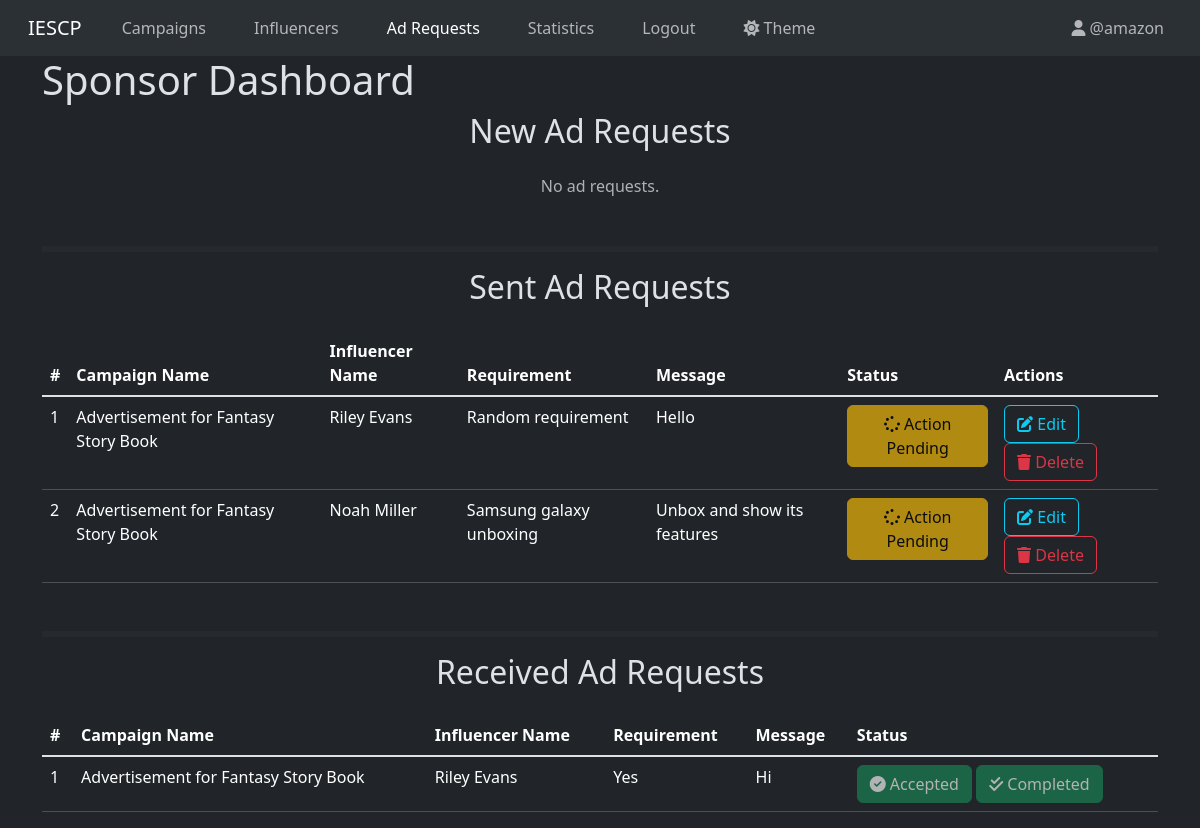
The app's page /sponsor/dashboard/ad_requests (signed in) with its own data.
### models.py (models this page shows)
class User(db.Model, UserMixin):
  __tablename__ = "user"
  id = db.Column(db.Integer, primary_key=True)
  name = db.Column(db.String(50), nullable=False)
  username = db.Column(db.String(50), nullable=False, unique=True)
  password_hash = db.Column(db.String(256), nullable=False)
  user_type = db.Column(db.Enum('influencer', 'sponsor', 'admin'), nullable=False)
  flagged = db.Column(db.Boolean, nullable=False, default=False)
  theme = db.Column(db.Enum('light', 'dark'), nullable=False, default='light')
  category = db.Column(db.String(50), nullable=True)
  niche = db.Column(db.String(50), nullable=True)
  follower_count = db.Column(db.Integer, nullable=True)
  platforms = db.Column(db.String(150), nullable=True)
  industry = db.Column(db.String(50), nullable=True)
  budget = db.Column(db.Integer, nullable=True)

class Campaign(db.Model):
  __tablename__ = "campaign"
  id = db.Column(db.Integer, primary_key=True)
  sponsor_id = db.Column(db.Integer, db.ForeignKey('user.id'), nullable=False)
  name = db.Column(db.String(50), nullable=False)
  description = db.Column(db.String(256), nullable=False)
  start_date = db.Column(db.DateTime, nullable=False)
  end_date = db.Column(db.DateTime, nullable=False)
  progress = db.Column(db.Integer, nullable=False, default=0)
  budget = db.Column(db.Integer, nullable=False)
  visibility = db.Column(db.Enum('public', 'private'), nullable=False)
  goals = db.Column(db.String(256), nullable=False)
  flagged = db.Column(db.Boolean, nullable=False, default=False)
  sponsor = db.relationship('User', backref=db.backref('campaigns', lazy=True))
  ad_requests = db.relationship('Ad_Request', backref='campaign', cascade='all, delete-orphan')

class Ad_Request(db.Model):
  __tablename__ = "ad_request"
  id = db.Column(db.Integer, primary_key=True)
  campaign_id = db.Column(db.Integer, db.ForeignKey('campaign.id'), nullable=False)
  influencer_id = db.Column(db.Integer, db.ForeignKey('user.id'), nullable=True)
  messages = db.Column(db.String(256), nullable=False)
  requirements = db.Column(db.String(256), nullable=False)
  payment_amount = db.Column(db.Integer, nullable=False)
  completed = db.Column(db.Boolean, nullable=False, default=False)
  requested_by = db.Column(db.Enum('influencer', 'sponsor'), nullable=False)
  status = db.Column(db.Enum('pending', 'accepted', 'rejected'), nullable=False, default='pending')
  influencer = db.relationship('User', foreign_keys=[influencer_id], backref=db.backref('ad_requests', lazy=True))

### controllers.py (the view)
@app.route("/sponsor/dashboard/ad_requests", methods=["GET", "POST"])
@login_required
@sponsor_required
def sponsor_dashboard_adrequests():
    campaigns = Campaign.query.filter_by(sponsor_id=current_user.id).all()
    new_adrequests = {}
    sent_adrequests = {}
    received_adrequests = {}
    for campaign in campaigns:
        ad_requests = Ad_Request.query.filter_by(campaign_id=campaign.id).all()
        campaign_name = campaign.name
        for ad_request in ad_requests:
            influencer = User.query.get(ad_request.influencer_id)
            influencer_name = influencer.name
            if ad_request.requested_by == "influencer":
                if ad_request.status == "pending":
                    new_adrequests[ad_request.id] = [ad_request, campaign_name, influencer_name]
                else:
                    received_adrequests[ad_request.id] = [ad_request, campaign_name, influencer_name]
            else:
                sent_adrequests[ad_request.id] = [ad_request, campaign_name, influencer_name]
    return render_template("sponsor/ad_requests.html", user=current_user, new_adrequests=new_adrequests, sent_adrequests=sent_adrequests, received_adrequests=received_adrequests)

### controllers.py (called while the page is built)
def sponsor_required(func):
    @wraps(func)
    def wrapper(*args, **kwargs):
        if current_user.user_type != "sponsor":
            flash("You do not have permission to access this page.", category="danger")
            if current_user.user_type == "admin":
                return redirect(url_for("admin_dashboard"))
            elif current_user.user_type == "influencer":
                return redirect(url_for("influencer_dashboard"))
        return func(*args, **kwargs)
    return wrapper

@login_manager.user_loader
def load_user(user_id):
    return User.query.get(int(user_id))

### templates/sponsor/ad_requests.html (shortened to what this page needs)
{% extends "base.html" %}
{% block content %}
  <h1>Sponsor Dashboard</h1>
  <h2 class="h2 text-center">New Ad Requests</h2>
  {% if new_adrequests | length == 0 %}
    <p class="text-sm text-muted text-center mt-4">No ad requests.</p>
  {% endif %}
  <hr class="border border-3 border-dark-subtle mt-5">
  <h2 class="h2 text-center">Sent Ad Requests</h2>
  {% if sent_adrequests | length == 0 %}
    <p class="text-sm text-muted text-center mt-4">No ads.</p>
  {% else %}
    <table class="table table-hover mt-4">
      <thead>
        <th scope="col">#</th>
        <th scope="col">Campaign Name</th>
        <th scope="col">Influencer Name</th>
        <th scope="col">Requirement</th>
        <th scope="col">Message</th>
        <th scope="col">Status</th>
        <th scope="col">Actions</th>
      </thead>
      <tbody class="table-group-divider">
        {% for ad in sent_adrequests %}
        <tr>
          <td>{{ loop.index }}</td>
          <td>{{ sent_adrequests[ad][1] }}</td>
          <td>{{ sent_adrequests[ad][2] }}</td>
          <td>{{ sent_adrequests[ad][0].requirements }}</td>
          <td>{{ sent_adrequests[ad][0].messages }}</td>
          <td>
            {% if sent_adrequests[ad][0].status == "pending" %}
              <button class="btn btn-warning" disabled><i class="fa-solid fa-spinner"></i> Action Pending</button>
            {% elif sent_adrequests[ad][0].status == "rejected" %}
              <button class="btn btn-danger" disabled><i class="fa-solid fa-ban"></i> Rejected</button>
            {% endif %}
          </td>
          <td>
            {% if sent_adrequests[ad][0].status == "pending" %}
            <a href="{{url_for("sponsor_edit_adrequest", adrequest_id=sent_adrequests[ad][0].id)}}" class="btn btn-outline-info"><i class="fa-solid fa-pen-to-square"></i> Edit</a>
            {% endif %}
            <a href="{{url_for("sponsor_delete_adrequest", adrequest_id=sent_adrequests[ad][0].id)}}" class="btn btn-outline-danger"><i class="fa-solid fa-trash"></i> Delete</a>
          </td>
        </tr>
        {% endfor %}
      </tbody>
    </table>
  {% endif %}
  <hr class="border border-3 border-dark-subtle mt-5">
  <h2 class="h2 text-center">Received Ad Requests</h2>
  {% if received_adrequests | length == 0 %}
    <p class="text-sm text-muted text-center mt-4">No ads.</p>
  {% else %}
    <table class="table table-hover mt-4">
      <thead>
        <th scope="col">#</th>
        <th scope="col">Campaign Name</th>
        <th scope="col">Influencer Name</th>
        <th scope="col">Requirement</th>
        <th scope="col">Message</th>
        <th scope="col">Status</th>
      </thead>
      <tbody class="table-group-divider">
        {% for ad in received_adrequests %}
        <tr>
          <td>{{ loop.index }}</td>
          <td>{{ received_adrequests[ad][1] }}</td>
          <td>{{ received_adrequests[ad][2] }}</td>
          <td>{{ received_adrequests[ad][0].requirements }}</td>
          <td>{{ received_adrequests[ad][0].messages }}</td>
          <td>
            {% if received_adrequests[ad][0].status == "pending" %}
              <button class="btn btn-warning" disabled><i class="fa-solid fa-spinner"></i> Action Pending</button>
            {% elif received_adrequests[ad][0].status == "accepted" %}
              <button class="btn btn-success" disabled><i class="fa-solid fa-circle-check"></i> Accepted</button>
              {% if received_adrequests[ad][0].completed %}
                <button class="btn btn-success" disabled><i class="fa-solid fa-check-double"></i> Completed</button>
              {% else %}
                <button class="btn btn-warning" disabled><i class="fa-solid fa-hourglass-half"></i> Working</button>
              {% endif %}
              {% elif received_adrequests[ad][0].status == "rejected" %}
              <button class="btn btn-danger" disabled><i class="fa-solid fa-ban"></i> Rejected</button>
            {% endif %}
          </td>
        </tr>
        {% endfor %}
      </tbody>
    </table>
  {% endif %}
{% endblock %}

### templates/navbar.html (shortened to what this page needs)
<nav class="navbar navbar-expand-lg bg-body-tertiary">
  <div class="container-fluid">
    {% if user and user.user_type == "admin" %}
      <a class="navbar-brand mx-3" href="{{url_for('admin_dashboard')}}">IESCP</a>
    {% elif user and user.user_type == "influencer" %}
      <a class="navbar-brand mx-3" href="{{url_for('influencer_dashboard')}}">IESCP</a>
    {% elif user and user.user_type == "sponsor" %}
      <a class="navbar-brand mx-3" href="{{url_for('sponsor_dashboard')}}">IESCP</a>
    {% else %}
      <a class="navbar-brand mx-3" href="{{url_for('user_login')}}">IESCP</a>
    {% endif %}
    <div class="collapse navbar-collapse" id="navbarNav">
      {% if user %}
        {% if user.user_type == "sponsor" %}
          <ul class="navbar-nav me-auto">
            <li class="nav-item mx-3">
              <a class="{{ 'nav-link active' if request.path == url_for('sponsor_dashboard') else 'nav-link' }}" href="{{url_for('sponsor_dashboard')}}">Campaigns</a>
            </li>
            <li class="nav-item mx-3">
              <a class="{{ 'nav-link active' if request.path == url_for('sponsor_dashboard_influencers') else 'nav-link' }}" href="{{url_for('sponsor_dashboard_influencers')}}">Influencers</a>
            </li>
            <li class="nav-item mx-3">
              <a class="{{ 'nav-link active' if request.path == url_for('sponsor_dashboard_adrequests') else 'nav-link' }}" href="{{url_for('sponsor_dashboard_adrequests')}}">Ad Requests</a>
            </li>
            <li class="nav-item mx-3">
              <a class="{{ 'nav-link active' if request.path == url_for('sponsor_statistics') else 'nav-link' }}" href="{{url_for('sponsor_statistics')}}">Statistics</a>
            </li>
            <li class="nav-item mx-3">
              <a class="nav-link btn btn-outline-danger" href="{{url_for('logout')}}">Logout</a>
            </li>
            <li class="nav-item mx-3">
              <a class="nav-link" href="{{url_for('change_theme')}}">
                {% if user.theme == 'light' %}
                  <i class="fa-solid fa-moon"></i>
                {% else %}
                  <i class="fa-solid fa-sun"></i>
                {% endif %}
                Theme
              </a>
            </li>
          </ul>
          <ul class="navbar-nav">
            <li class="nav-item">
              <a class="nav-link mx-3" href="{{url_for('sponsor_profile')}}"><i class="fa-solid fa-user"></i> @{{user.username}}</a>
            </li>
          </ul>
        {% endif %}
      {% endif %}
    </div>
  </div>
</nav>

### records on screen
User: username "amazon"
Campaign: name "Advertisement for Fantasy Story Book" "Advertisement for Fantasy Story Book", name "Advertisement for Fantasy Story Book"
User: name "Riley Evans", name "Riley Evans"
Ad_Request: requirements "Random requirement", messages "Hello", status "pending" (drawn)
User: name "Noah Miller"
Ad_Request: requirements "Samsung galaxy unboxing", messages "Unbox and show its features", status "pending" (drawn)
Ad_Request: requirements "Yes", messages "Hi", status "accepted" (drawn)
